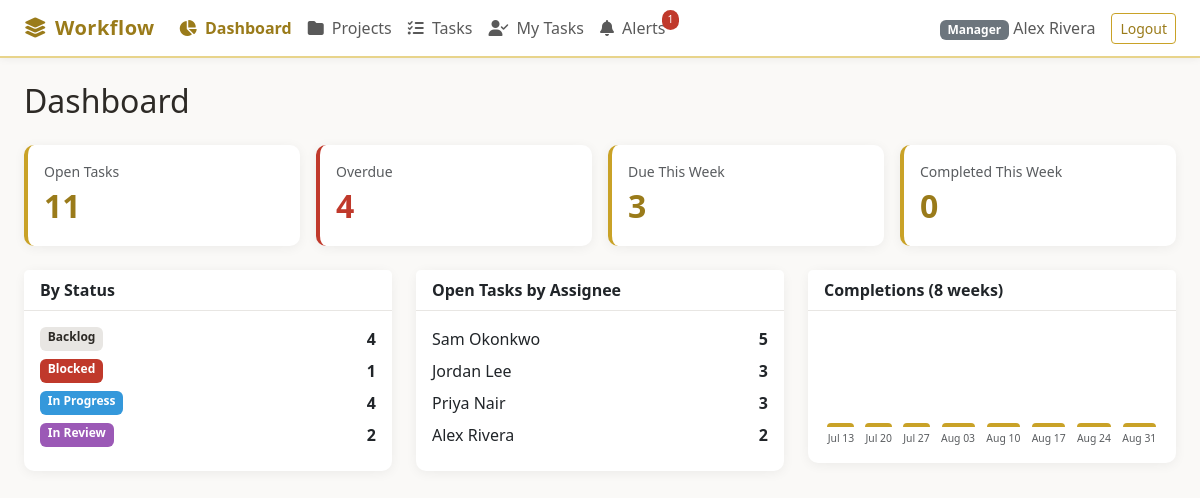
The app's page /dashboard (signed in) with its own data.
### models/user.py (models this page shows, shortened)
class UserModel(db.Model):
    __tablename__ = "users"
    id = db.Column(db.Integer, primary_key=True)
    name = db.Column(db.String(120), nullable=False)
    email = db.Column(db.String(120), unique=True, nullable=False, index=True)
    password_hash = db.Column(db.String(256), nullable=False)
    role = db.Column(db.String(20), nullable=False, default="member")
    created_at = db.Column(db.DateTime, default=datetime.utcnow)
    owned_projects = db.relationship("ProjectModel", back_populates="owner", foreign_keys="ProjectModel.owner_id")
    memberships = db.relationship("ProjectMemberModel", back_populates="user", cascade="all, delete-orphan")
    assignments = db.relationship("TaskAssigneeModel", back_populates="user", cascade="all, delete-orphan")
    comments = db.relationship("CommentModel", back_populates="user")
    history_entries = db.relationship("TaskHistoryModel", back_populates="user")
    alerts = db.relationship("AlertModel", back_populates="user", cascade="all, delete-orphan")
    @property
    def is_manager(self):
        return self.role == "manager"

### models/tasks.py (models this page shows, shortened)
class TaskModel(db.Model):
    __tablename__ = "tasks"
    id = db.Column(db.Integer, primary_key=True)
    project_id = db.Column(db.Integer, db.ForeignKey("projects.id"), nullable=False)
    title = db.Column(db.String(200), nullable=False)
    description = db.Column(db.Text, default="")
    priority = db.Column(db.String(20), default="Medium", nullable=False)
    status = db.Column(db.String(20), default="Backlog", nullable=False)
    due_date = db.Column(db.Date, nullable=True)
    blocked_from_status = db.Column(db.String(20), nullable=True)
    created_at = db.Column(db.DateTime, default=datetime.utcnow)
    updated_at = db.Column(db.DateTime, default=datetime.utcnow, onupdate=datetime.utcnow)
    project = db.relationship("ProjectModel", back_populates="tasks")
    assignees = db.relationship("TaskAssigneeModel", back_populates="task", cascade="all, delete-orphan")
    comments = db.relationship("CommentModel", back_populates="task", cascade="all, delete-orphan")
    history = db.relationship("TaskHistoryModel", back_populates="task", cascade="all, delete-orphan")
    alerts = db.relationship("AlertModel", back_populates="task", cascade="all, delete-orphan")
    blocking_deps = db.relationship(
        "TaskDependencyModel",
        foreign_keys="TaskDependencyModel.task_id",
        back_populates="task",
        cascade="all, delete-orphan",
    )
    @property
    def is_overdue(self):
        if not self.due_date or self.status == "Done":
            return False
        return self.due_date < date.today()

### routes/dashboard.py (the view)
@dashboard_bp.route("/dashboard")
@require_login
def index():
    data = get_dashboard_data(g.current_user)
    alert_count = get_alert_count(g.current_user)
    return render_template(
        "manager/dashboard.html" if g.current_user.is_manager else "member/dashboard.html",
        dashboard=data,
        alert_count=alert_count,
        user=g.current_user,
    )

### services/alert_service.py (called while the page is built)
def get_active_alerts(user):
    alerts = (
        AlertModel.query.filter_by(user_id=user.id)
        .join(TaskModel)
        .filter(TaskModel.status != "Done")
        .filter(AlertModel.dismissed_at.is_(None))
        .all()
    )
    active = []
    for a in alerts:
        if a.task and a.task.is_overdue:
            active.append(a)
    return active

def get_alert_count(user):
    return len(get_active_alerts(user))

### services/dashboard_service.py (called while the page is built)
def _base_query(user):
    project_ids = get_user_project_ids(user)
    if not project_ids:
        return TaskModel.query.filter(db.false())
    return TaskModel.query.filter(TaskModel.project_id.in_(project_ids))

def datetime_combine(d):
    from datetime import datetime
    return datetime.combine(d, datetime.min.time())

def get_status_breakdown(user):
    project_ids = get_user_project_ids(user)
    if not project_ids:
        return {}
    rows = (
        db.session.query(TaskModel.status, func.count(TaskModel.id))
        .filter(TaskModel.project_id.in_(project_ids))
        .group_by(TaskModel.status)
        .all()
    )
    return {status: count for status, count in rows}

def get_assignee_breakdown(user):
    project_ids = get_user_project_ids(user)
    if not project_ids:
        return []
    rows = (
        db.session.query(UserModel.name, func.count(TaskModel.id))
        .join(TaskAssigneeModel, TaskAssigneeModel.user_id == UserModel.id)
        .join(TaskModel, TaskModel.id == TaskAssigneeModel.task_id)
        .filter(TaskModel.project_id.in_(project_ids))
        .filter(TaskModel.status != "Done")
        .group_by(UserModel.id, UserModel.name)
        .order_by(func.count(TaskModel.id).desc())
        .all()
    )
    return [{"name": name, "count": count} for name, count in rows]

def get_completion_chart(user):
    today = date.today()
    this_monday = today - timedelta(days=today.weekday())
    weeks = []
    for i in range(7, -1, -1):
        week_start = this_monday - timedelta(weeks=i)
        week_end = week_start + timedelta(days=6)
        count = (
            _base_query(user)
            .filter(TaskModel.status == "Done")
            .filter(TaskModel.updated_at >= datetime_combine(week_start))
            .filter(TaskModel.updated_at < datetime_combine(week_end + timedelta(days=1)))
            .count()
        )
        weeks.append({
            "label": week_start.strftime("%b %d"),
            "count": count,
        })
    return weeks

### templates/manager/dashboard.html (shortened to what this page needs)
{% extends "base.html" %}
{% block content %}
<div id="dashboard-app">
    <h2 class="mb-4">Dashboard</h2>
    <div class="row g-3 mb-4">
        <div class="col-md-3">
            <div class="card stat-card p-3">
                <div class="text-muted small">Open Tasks</div>
                <div class="stat-value">{{ dashboard.headlines.open_tasks }}</div>
            </div>
        </div>
        <div class="col-md-3">
            <div class="card stat-card overdue p-3">
                <div class="text-muted small">Overdue</div>
                <div class="stat-value">{{ dashboard.headlines.overdue_tasks }}</div>
            </div>
        </div>
        <div class="col-md-3">
            <div class="card stat-card p-3">
                <div class="text-muted small">Due This Week</div>
                <div class="stat-value">{{ dashboard.headlines.due_this_week }}</div>
            </div>
        </div>
        <div class="col-md-3">
            <div class="card stat-card p-3">
                <div class="text-muted small">Completed This Week</div>
                <div class="stat-value">{{ dashboard.headlines.completed_this_week }}</div>
            </div>
        </div>
    </div>
    <div class="row g-4">
        <div class="col-md-4">
            <div class="card">
                <div class="card-header">By Status</div>
                <div class="card-body">
                    {% for status, count in dashboard.by_status.items() %}
                    <div class="d-flex justify-content-between mb-2">
                        <span class="badge" data-status="{{ status }}">{{ status }}</span>
                        <strong>{{ count }}</strong>
                    </div>
                    {% else %}
                    <p class="text-muted mb-0">No tasks yet.</p>
                    {% endfor %}
                </div>
            </div>
        </div>
        <div class="col-md-4">
            <div class="card">
                <div class="card-header">Open Tasks by Assignee</div>
                <div class="card-body">
                    {% for item in dashboard.by_assignee %}
                    <div class="d-flex justify-content-between mb-2">
                        <span>{{ item.name }}</span>
                        <strong>{{ item.count }}</strong>
                    </div>
                    {% else %}
                    <p class="text-muted mb-0">No assignments yet.</p>
                    {% endfor %}
                </div>
            </div>
        </div>
        <div class="col-md-4">
            <div class="card">
                <div class="card-header">Completions (8 weeks)</div>
                <div class="card-body">
                    <div class="d-flex align-items-end gap-1" style="height:120px">
                        {% set max_count = dashboard.completions|map(attribute='count')|max if dashboard.completions else 1 %}
                        {% for week in dashboard.completions %}
                        <div class="flex-fill text-center">
                            <div class="chart-bar mx-auto" style="height:{{ (week.count / (max_count or 1)) * 100 }}px; width:80%"></div>
                            <small class="text-muted d-block mt-1" style="font-size:0.65rem">{{ week.label }}</small>
                        </div>
                        {% endfor %}
                    </div>
                </div>
            </div>
        </div>
    </div>
</div>
{% endblock %}

### templates/base.html (shortened to what this page needs)
<!DOCTYPE html>
<html lang="en">
<head>
    <link href="https://cdn.jsdelivr.net/npm/bootstrap@5.3.3/dist/css/bootstrap.min.css" rel="stylesheet">
    <link href="https://cdnjs.cloudflare.com/ajax/libs/font-awesome/6.5.1/css/all.min.css" rel="stylesheet">
    <link href="{{ url_for('static', filename='css/style.css') }}" rel="stylesheet">
</head>
<body>
    {% if user is defined and user %}
    <nav class="navbar navbar-expand-lg navbar-light sticky-top">
        <div class="container-fluid px-4">
            <a class="navbar-brand" href="{{ url_for('dashboard.index') }}">
                <i class="fas fa-layer-group me-2"></i>Workflow
            </a>
            <div class="collapse navbar-collapse" id="nav">
                <ul class="navbar-nav me-auto">
                    <li class="nav-item">
                        <a class="nav-link {% if request.endpoint == 'dashboard.index' %}active{% endif %}" href="{{ url_for('dashboard.index') }}">
                            <i class="fas fa-chart-pie me-1"></i> Dashboard
                        </a>
                    </li>
                    <li class="nav-item">
                        <a class="nav-link {% if 'projects' in (request.endpoint or '') %}active{% endif %}" href="{{ url_for('projects.list_projects') }}">
                            <i class="fas fa-folder me-1"></i> Projects
                        </a>
                    </li>
                    <li class="nav-item">
                        <a class="nav-link {% if 'tasks' in (request.endpoint or '') %}active{% endif %}" href="{{ url_for('tasks.task_list') }}">
                            <i class="fas fa-tasks me-1"></i> Tasks
                        </a>
                    </li>
                    <li class="nav-item">
                        <a class="nav-link {% if request.endpoint == 'tasks.my_tasks' %}active{% endif %}" href="{{ url_for('tasks.my_tasks') }}">
                            <i class="fas fa-user-check me-1"></i> My Tasks
                        </a>
                    </li>
                    <li class="nav-item position-relative">
                        <a class="nav-link {% if 'alerts' in (request.endpoint or '') %}active{% endif %}" href="{{ url_for('alerts.list_alerts') }}">
                            <i class="fas fa-bell me-1"></i> Alerts
                            {% if alert_count %}<span class="alert-badge">{{ alert_count }}</span>{% endif %}
                        </a>
                    </li>
                </ul>
                <span class="navbar-text me-3">
                    <span class="badge bg-secondary">{{ user.role|capitalize }}</span>
                    {{ user.name }}
                </span>
                <a href="{{ url_for('auth.logout') }}" class="btn btn-outline-gold btn-sm">Logout</a>
            </div>
        </div>
    </nav>
    {% endif %}
    <main class="{% if user is defined and user %}container-fluid px-4 py-4{% endif %}">
        {% block content %}{% endblock %}
    </main>
</body>
</html>

### static/css/style.css (style rules this page uses)
:root { --gold: #c9a227; --gold-light: #e8d48b; --gold-dark: #9a7b1a; --white: #ffffff; --off-white: #faf9f7; --gray-100: #f5f4f2; --gray-200: #e8e6e3; --gray-600: #6b6560; --gray-800: #2d2a26; --danger: #c0392b; --success: #27ae60; }
* { box-sizing: border-box; }
body { font-family: 'Segoe UI', system-ui, -apple-system, sans-serif; background: var(--off-white); color: var(--gray-800); min-height: 100vh; }
.navbar-brand { font-weight: 700; color: var(--gold-dark) !important; letter-spacing: 0.5px; }
.navbar { background: var(--white) !important; border-bottom: 2px solid var(--gold-light); box-shadow: 0 1px 8px rgba(0,0,0,0.06); }
.nav-link.active { color: var(--gold-dark) !important; font-weight: 600; }
.btn-outline-gold { border-color: var(--gold); color: var(--gold-dark); }
.card { border: none; box-shadow: 0 2px 12px rgba(0,0,0,0.06); border-radius: 10px; }
.card-header { background: var(--white); border-bottom: 1px solid var(--gray-200); font-weight: 600; }
.stat-card { border-left: 4px solid var(--gold); transition: transform 0.15s; }
.stat-card .stat-value { font-size: 2rem; font-weight: 700; color: var(--gold-dark); }
.stat-card.overdue { border-left-color: var(--danger); }
.stat-card.overdue .stat-value { color: var(--danger); }
.alert-badge { position: absolute; top: 2px; right: -6px; background: var(--danger); color: white; font-size: 0.65rem; padding: 2px 6px; border-radius: 10px; }
.badge[data-status="Backlog"] { background: var(--gray-200); color: var(--gray-800); }
.badge[data-status="In Progress"] { background: #3498db; }
.badge[data-status="In Review"] { background: #9b59b6; }
.badge[data-status="Blocked"] { background: var(--danger); }
.chart-bar { background: var(--gold); border-radius: 4px 4px 0 0; min-height: 4px; transition: height 0.3s; }

### records on screen
UserModel: role "Manager", name "Alex Rivera", count "2"
TaskModel: status "Blocked", project "1"
UserModel: name "Sam Okonkwo", count "5"
UserModel: name "Jordan Lee", count "3"
UserModel: name "Priya Nair", count "3"

### other values on screen
{{ alert_count }} "1"
{{ dashboard.headlines.open_tasks }} "11"
{{ dashboard.headlines.overdue_tasks }} "4"
{{ dashboard.headlines.due_this_week }} "3"
{{ dashboard.headlines.completed_this_week }} "0"
{{ status }} "Backlog" "In Progress" "In Review"
{{ count }} "4" "4" "2"
{{ week.label }} "Jul 13" "Jul 20" "Jul 27" "Aug 03" "Aug 10" "Aug 17" "Aug 24" "Aug 31"
